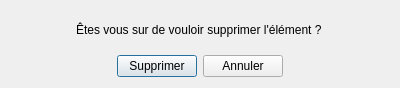
<?xml version="1.0" encoding="UTF-8"?>
<ui version="4.0">
 <class>ConfirmerSuppression</class>
 <widget class="QDialog" name="ConfirmerSuppression">
  <property name="geometry">
   <rect>
    <x>0</x>
    <y>0</y>
    <width>400</width>
    <height>88</height>
   </rect>
  </property>
  <property name="windowTitle">
   <string>Confirmer la suppression</string>
  </property>
  <layout class="QVBoxLayout" name="verticalLayout">
   <item>
    <layout class="QHBoxLayout" name="horizontalLayout">
     <item>
      <spacer name="horizontalSpacer">
       <property name="orientation">
        <enum>Qt::Horizontal</enum>
       </property>
       <property name="sizeHint" stdset="0">
        <size>
         <width>40</width>
         <height>20</height>
        </size>
       </property>
      </spacer>
     </item>
     <item>
      <widget class="QLabel" name="label">
       <property name="text">
        <string>Êtes vous sur de vouloir supprimer l'élément ? </string>
       </property>
      </widget>
     </item>
     <item>
      <spacer name="horizontalSpacer_2">
       <property name="orientation">
        <enum>Qt::Horizontal</enum>
       </property>
       <property name="sizeHint" stdset="0">
        <size>
         <width>40</width>
         <height>20</height>
        </size>
       </property>
      </spacer>
     </item>
    </layout>
   </item>
   <item>
    <layout class="QHBoxLayout" name="horizontalLayout_2">
     <item>
      <spacer name="horizontalSpacer_3">
       <property name="orientation">
        <enum>Qt::Horizontal</enum>
       </property>
       <property name="sizeHint" stdset="0">
        <size>
         <width>40</width>
         <height>20</height>
        </size>
       </property>
      </spacer>
     </item>
     <item>
      <widget class="QPushButton" name="pushButton_supprimer">
       <property name="text">
        <string>Supprimer</string>
       </property>
      </widget>
     </item>
     <item>
      <widget class="QPushButton" name="pushButton_Annuler">
       <property name="text">
        <string>Annuler</string>
       </property>
      </widget>
     </item>
     <item>
      <spacer name="horizontalSpacer_4">
       <property name="orientation">
        <enum>Qt::Horizontal</enum>
       </property>
       <property name="sizeHint" stdset="0">
        <size>
         <width>40</width>
         <height>20</height>
        </size>
       </property>
      </spacer>
     </item>
    </layout>
   </item>
  </layout>
 </widget>
 <resources/>
 <connections/>
</ui>
